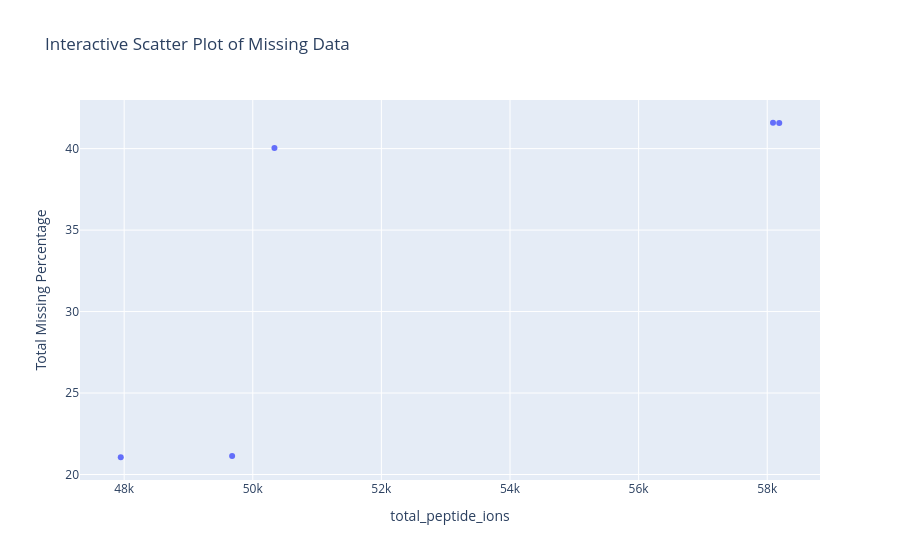

Notebook code cell kept with this figure:
### Code cell
import plotly.express as px
performance_df["IDX"] = performance_df.index
# Creating an interactive scatter plot using Plotly
fig = px.scatter(
    performance_df,
    x="total_peptide_ions",
    y="total_missing_percentage",
    hover_name="IDX",
    labels={"total_missing": "Total Missing", "total_missing_percentage": "Total Missing Percentage"},
    title="Interactive Scatter Plot of Missing Data",
)

fig.update_layout(hovermode="closest")
fig.show()

### Figure 1 — Plotly figure (JSON) as saved in the notebook; plotly's stock layout.template omitted (floating-point values rounded to 4 significant figures)
{"data": [{"hovertemplate": "<b>%{hovertext}</b><br><br>total_peptide_ions=%{x}<br>Total Missing Percentage=%{y}<extra></extra>", "hovertext": ["WOMBAT_20250522_133359", "AlphaPept_20250122_154315", "MaxQuant_20241216_122819", "AlphaPept_20250122_155121", "MaxQuant_20241216_122228"], "legendgroup": "", "marker": {"color": "#636efa", "symbol": "circle"}, "mode": "markers", "name": "", "orientation": "v", "showlegend": false, "type": "scatter", "x": [47947, 58187, 49679, 58090, 50337], "xaxis": "x", "y": [21.06, 41.58, 21.13, 41.59, 40.03], "yaxis": "y"}], "layout": {"hovermode": "closest", "legend": {"tracegroupgap": 0}, "title": {"text": "Interactive Scatter Plot of Missing Data"}, "xaxis": {"anchor": "y", "domain": [0, 1], "title": {"text": "total_peptide_ions"}}, "yaxis": {"anchor": "x", "domain": [0, 1], "title": {"text": "Total Missing Percentage"}}}}
